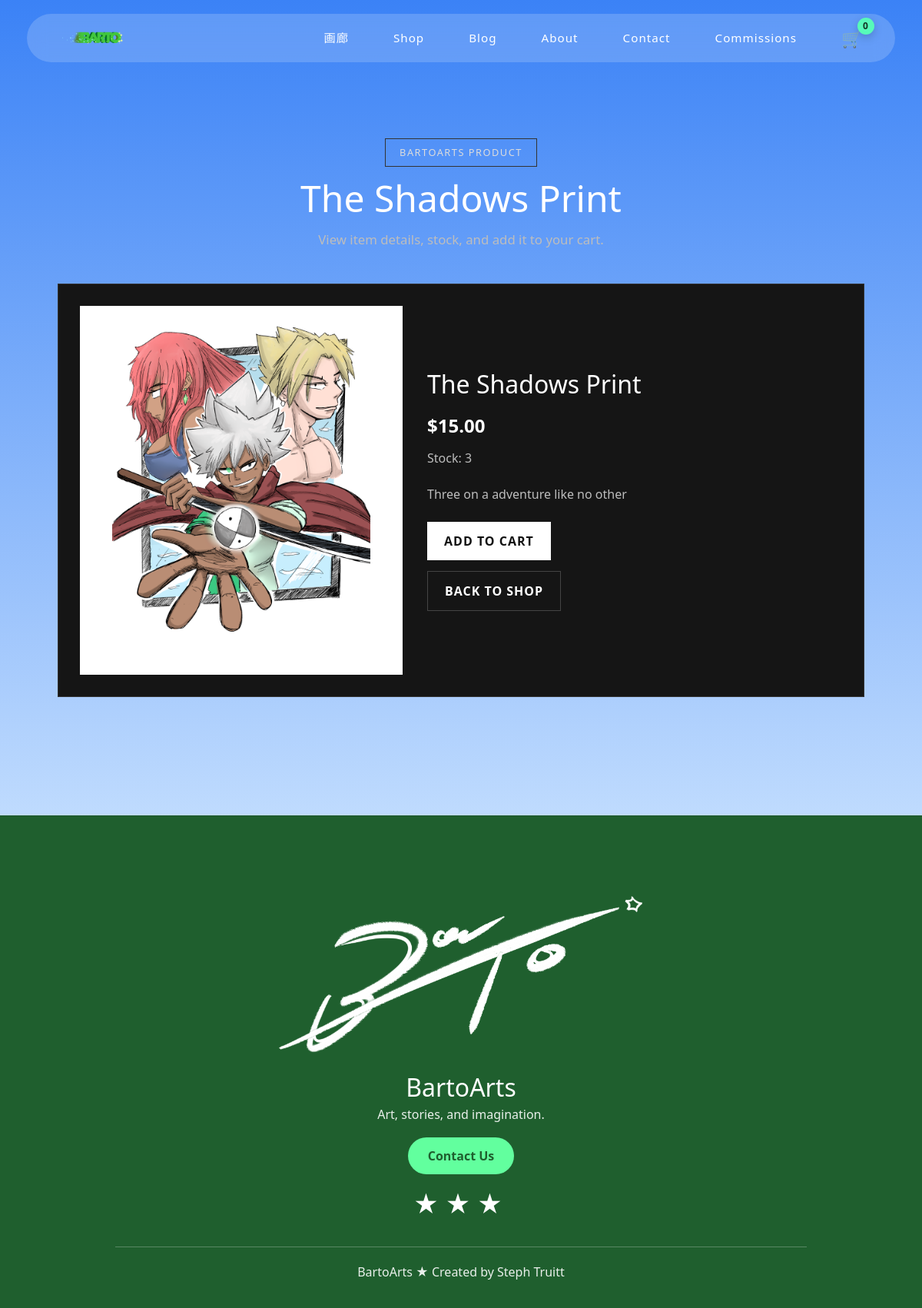
The app's page /shop/product/15/ with its own data.
### shop/models.py (models this page shows, shortened)
class Product(models.Model):
    title = models.CharField(max_length=100)
    slug = models.SlugField(unique=True, blank=True, null=True)
    description = models.TextField()
    image = models.ImageField(upload_to='products/', null=True, blank=True)
    category = models.ForeignKey(Category, on_delete=models.CASCADE)
    price = models.DecimalField(max_digits=8, decimal_places=2)
    stock = models.IntegerField()
    created_at = models.DateTimeField(default=timezone.now)
    class Meta:
        ordering = ["-created_at"]

### shop/views.py (the view)
# urls.py: path('product/<int:pk>/', views.ProductDetailView.as_view(), name='product_detail'),
class ProductDetailView(DetailView):
    model = Product
    template_name = "shop/product_detail.html"
    context_object_name = "product"

### shop/context_processors.py (called while the page is built)
def cart_count(request):
    cart = request.session.get("cart", {})
    total_items = 0
    for quantity in cart.values():
        total_items += quantity
    return {
        "cart_count": total_items
    }

### templates/shop/product_detail.html (shortened to what this page needs)
{% extends 'base.html' %}
{% load static %}
{% block css %}
<link rel="stylesheet" href="{% static 'css/checkout_flow.css' %}?v=3">
{% endblock %}
{% block content %}
<section class="checkout-flow-page">
    <div class="checkout-container">
        <div class="checkout-hero">
            <span>BartoArts Product</span>
            <h1>{{ product.title }}</h1>
            <p>View item details, stock, and add it to your cart.</p>
        </div>
        <div class="flow-card product-detail-card">
            {% if product.image %}
                <img src="{{ product.image.url }}" alt="{{ product.title }}" class="product-detail-image">
            {% endif %}
            <div class="product-detail-info">
                <h2>{{ product.title }}</h2>
                <p class="product-detail-price">
                    ${{ product.price|floatformat:"2" }}
                </p>
                <p class="flow-muted">
                    Stock: {{ product.stock }}
                </p>
                {% if product.description %}
                    <p class="flow-muted product-detail-description">
                        {{ product.description }}
                    </p>
                {% endif %}
                {% if product.stock > 0 %}
                    <form method="POST" action="{% url 'add_to_cart' product.id %}">
                        <button type="submit" class="flow-btn">Add to Cart</button>
                    </form>
                {% else %}
                    <button class="flow-btn sold-out" disabled>Sold Out</button>
                {% endif %}
                <a href="{% url 'shop' %}" class="flow-link-btn secondary-flow-btn">
                    Back to Shop
                </a>
            </div>
        </div>
    </div>
</section>
{% endblock %}

### static/css/base.css (style rules this page uses)
body { margin: 0; background: #3979d3; }

### static/css/checkout_flow.css (style rules this page uses)
.checkout-flow-page { min-height: 100vh; padding: 140px 20px 90px; background: transparent; color: white; }
.checkout-container { max-width: 1050px; margin: 0 auto; }
.checkout-hero { text-align: center; margin-bottom: 45px; }
.checkout-hero span { display: inline-block; margin-bottom: 12px; padding: 8px 18px; border: 1px solid #333; color: #dcdcdc; font-size: 0.8rem; letter-spacing: 1.5px; text-transform: uppercase; }
.checkout-hero h1 { font-size: 3rem; margin-bottom: 12px; }
.checkout-hero p { color: #bdbdbd; font-size: 1.05rem; }
.flow-card { background: #151515; border: 1px solid #333; padding: 28px; margin-bottom: 24px; transition: transform 0.3s ease, border-color 0.3s ease, background 0.3s ease; }
.flow-btn, .flow-link-btn { display: inline-block; border: none; padding: 13px 22px; background: white; color: #111; text-decoration: none; font-weight: 800; text-transform: uppercase; letter-spacing: 1px; cursor: pointer; transition: transform 0.25s ease, opacity 0.25s ease; }
.flow-muted { color: #bdbdbd; }
.secondary-flow-btn { margin-top: 12px; background: transparent; color: white; border: 1px solid #444; }
.product-detail-card { display: grid; grid-template-columns: 420px 1fr; gap: 32px; align-items: center; }
.product-detail-image { width: 100%; max-height: 480px; object-fit: contain; display: block; background: #fff; padding: 16px; }
.product-detail-info h2 { font-size: 2rem; margin-bottom: 16px; }
.product-detail-price { font-size: 1.5rem; font-weight: 900; margin-bottom: 12px; color: white; }
.product-detail-description { line-height: 1.7; margin: 22px 0; }
.secondary-flow-btn { margin-top: 14px; background: transparent; color: white; border: 1px solid #444; }

### records on screen
Product: title "The Shadows Print", image (picture), price "15.00", stock "3", description "Three on a adventure like no other"

### other values on screen
{{ cart_count }} "0"
